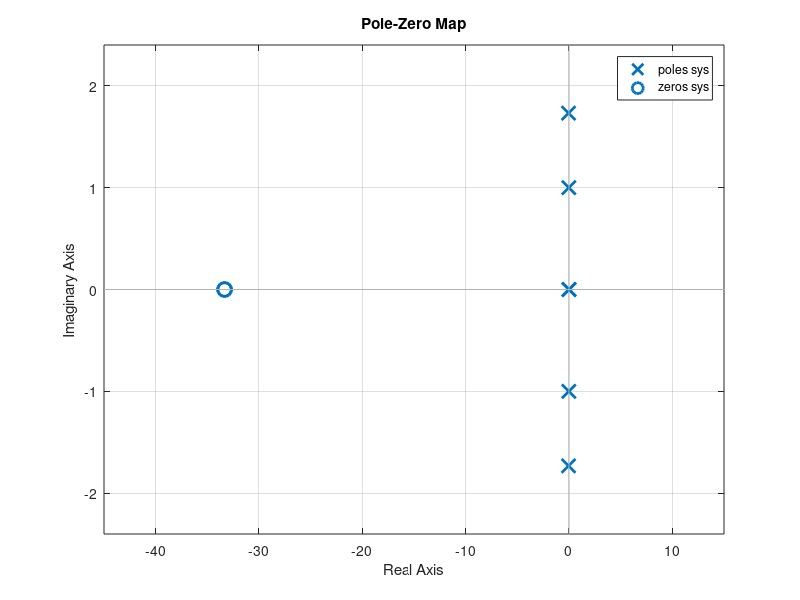
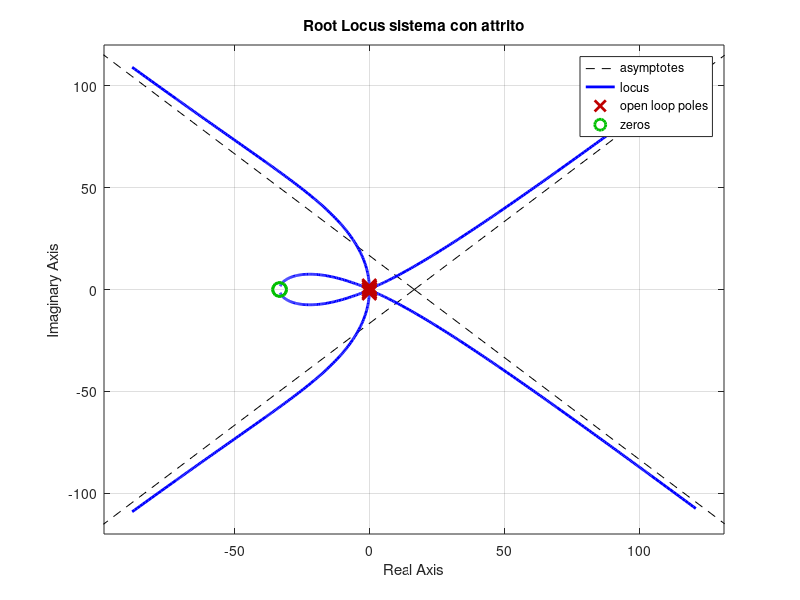
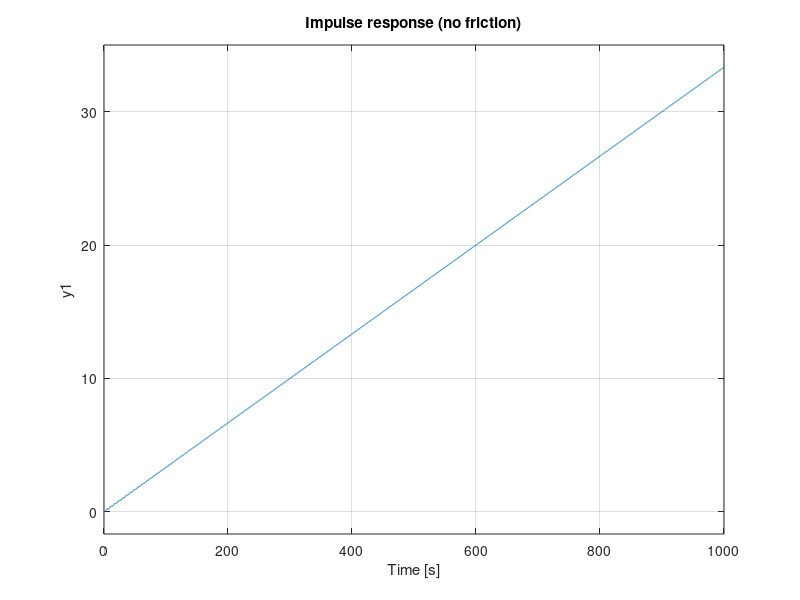
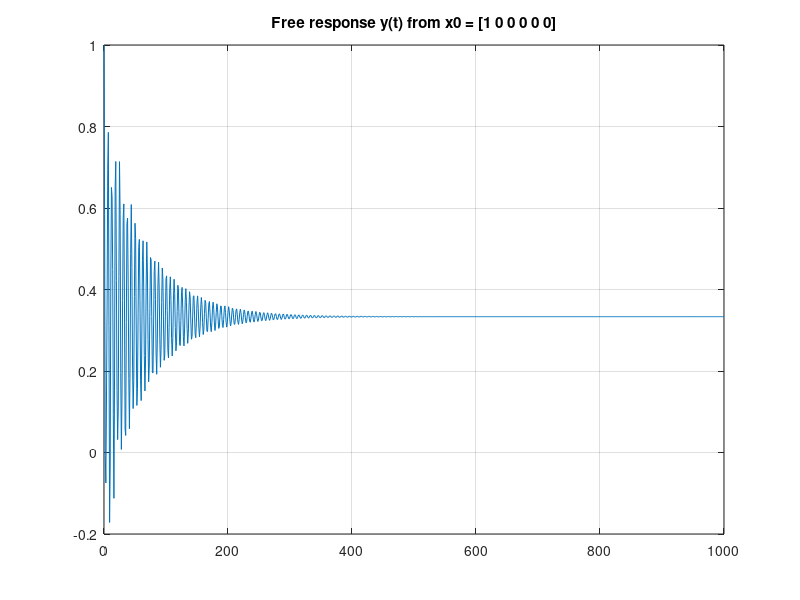

The MATLAB source for these figures, in order:

% 1 sistema

% Parameters
m1 = 10; m2 = 10; m3 = 10;
k1 = 10; k2 = 10;
c1 = 0.3; c2 = 0.3;

% No viscous friction
x1 = 0; x2 = 0; x3 = 0;

% State-space matrices
A = [ 0      0        0        1        0        0;
      0      0        0        0        1        0;
      0      0        0        0        0        1;
      -k1/m1 k1/m1    0   -(c1+x1)/m1  c1/m1     0;
      k1/m2  -(k1+k2)/m2   k2/m2   c1/m2    -(c1+c2+x2)/m2  c2/m2;
      0      k2/m3        -k2/m3    0   c2/m3 -(c2+x3)/m3 ];

B = [0; 0; 0; 0; 0; 1/m3];

C = [1 0 0 0 0 0];   % GPS on first wagon



sys = ss(A,B,C,0);


% 1 poli , stabilità

figure;
pzmap(sys);
grid on;

figure; 
rlocus(sys); 
grid on; 
title('Root Locus sistema con attrito');

% no poles with real part > 0
% simple stability, no bibo no asymptotic


% 2 impulse response
figure;
impulse(sys, 1000);
title('Impulse response (no friction)');
grid on;

% no BIBO stable 

% 3 free responde 

x0 = [1 0 0 0 0 0]';
t = 0:1:1000;

[y1, t1, x1] = initial(sys, x0, t);

figure;
plot(t1, y1);
title('Free response y(t) from x0 = [1 0 0 0 0 0]');
grid on;

figure;
plot(t1, x1);
title('State response x(t) from x0 = [1 0 0 0 0 0]');
grid on;

% signals are bounded but oscillates
% the inizial energy remains constant in the system
% 

% 4 free response

x0 = [0 0 0 1 0 0]';
[y2, t2, x2] = initial(sys, x0, t);

figure;
plot(t2, y2);
title('Free response y(t) from x0 = [0 0 0 1 0 0]');
grid on;

figure;
plot(t2, x2);
title('State response x(t) from x0 = [0 0 0 1 0 0]');
grid on;

% signals y(t) not bounded cause all the trains moves
% cause there is no friction
